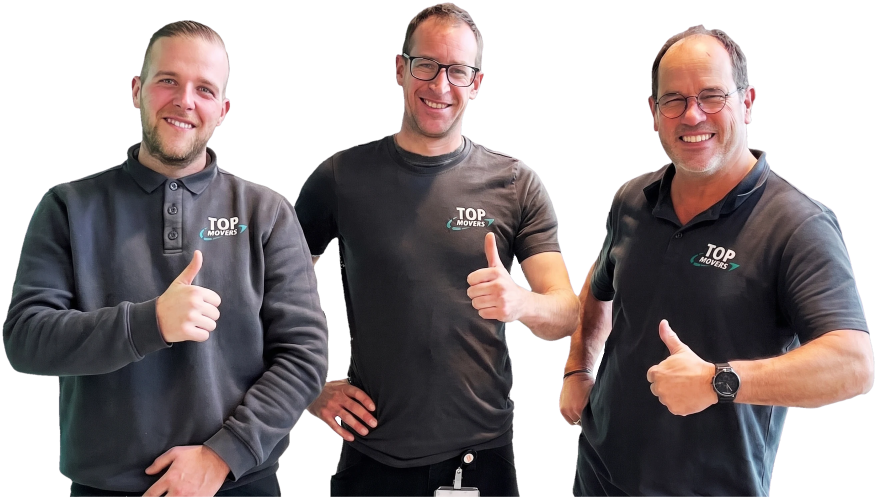
#> input picture site/_werk/hero/ai67/cut/trio67-01-2630.webp, 2630 x 1491 px, given in place of hero-bg-1920.webp, which was not available (shown at 1/3 size)
$ python verwerk_67.py
#> lines starting #> are read from the running program, lines starting #| are printed output that depends on the picture
"""Keyt de gegenereerde trio-platen (magenta) met cut_situatie.py, controleert randcontact en gaten, cropt naar heupen,
exporteert webp (native + 900), bouwt een contactvel (plaat, cutout op donker, cutout op hero, 200%-uitsnede van de armgaten)
en schrijft kandidaten voor de keuzepagina (ids 67-G1..). Gebruik: python3 verwerk_67.py"""
import glob, os, json, subprocess, numpy as np
from PIL import Image
hero=Image.open('../../../assets/img/hero-bg-1920.webp').convert('RGB')
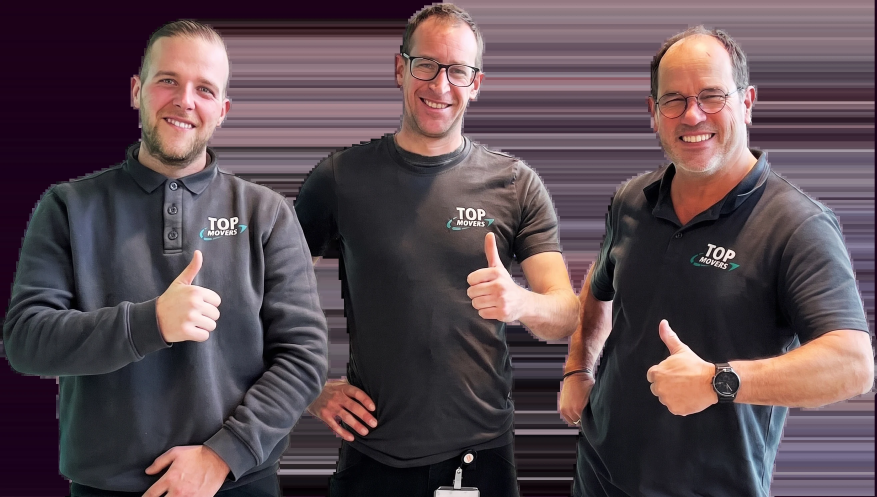
#> hero: PIL image 2630x1491 RGB (shown at 1/3 size); mean R, G, B 91, 74.9, 81.3
def comp(img,bg): B=Image.new('RGBA',img.size,bg); B.alpha_composite(img); return B.convert('RGB')
def comp_hero(img):
    bg=hero.resize((img.width, round(hero.height*img.width/hero.width))).crop((0,0,img.width,img.height)).convert('RGBA'); bg=Image.eval(bg,lambda v:int(v*0.55)); bg.alpha_composite(img); return bg.convert('RGB')
kand=[]; vel=[]
for f in sorted(glob.glob('out/trio67-*.jpg')):
    n=os.path.basename(f).split('.')[0]; k=n.split('-')[1]
    plaat=Image.open(f).convert('RGB'); a=np.asarray(plaat).astype(int)
    mag=((a[...,0]>200)&(a[...,1]<80)&(a[...,2]>200)); nonmag=~mag
    rand=[nonmag[:8].mean()*100, nonmag[:, :8].mean()*100, nonmag[:, -8:].mean()*100]
    r=subprocess.run(['python3','../../cut_situatie.py',f,f'cut/{n}.png','--margin','30'],capture_output=True,text=True); print(n, r.stdout.strip().splitlines()[-1][:160])
    im=Image.open(f'cut/{n}.png').convert('RGBA'); al=np.asarray(im)[...,3]; ys,xs=np.where(al>8)
    c=im.crop((max(0,xs.min()-6),max(0,ys.min()-6),min(im.width,xs.max()+7),im.height)); w=c.width
    c.save(f'cut/{n}-heup.png'); c.save(f'cut/{n}-{w}.webp','WEBP',quality=88,method=6); c.resize((900,round(c.height*900/w)),Image.LANCZOS).save(f'cut/{n}-900.webp','WEBP',quality=88,method=6)
    plaat.thumbnail((1600,1600)); plaat.save(f'cut/{n}-plaat.jpg',quality=85)
    # contactvel-rij: plaat | donker | hero | 200% middenstrook (armgaten)
    t=[plaat.copy(), comp(c,(18,30,26)), comp_hero(c)]
    for i in range(3): t[i].thumbnail((640,640))
    W,H=c.size; z=comp(c,(246,244,236)).crop((int(W*0.25),int(H*0.35),int(W*0.75),int(H*0.85))); z=z.resize((640,round(z.height*640/z.width)))
    row=Image.new('RGB',(4*648,max(x.height for x in t+[z])),(255,0,255)); x0=0
    for x in t+[z]: row.paste(x,(x0,0)); x0+=648
    vel.append(row)
    kand.append({'id':f'67-G{int(k)}','bron':'Nano Banana Pro 2K 16:9 op magenta, gezichten/kleding/houding van de drie mannen uit foto 67 als referentie, chroma-key','origineel':f'/_werk/hero/ai67/cut/{n}-plaat.jpg','cutout1600':f'/_werk/hero/ai67/cut/{n}-{w}.webp','cutout900':f'/_werk/hero/ai67/cut/{n}-900.webp','breedte':w,'hoogte':c.height,'personen':3,
                 'omschrijving':f'Gegenereerde versie van het trio ({n}): zelfde mannen, kleding en duim-omhoog, maar op een egale plaat zodat de uitsnede tussen armen en lijven schoon is.',
                 'opmerking':f'Randcontact boven/links/rechts {rand[0]:.1f}/{rand[1]:.1f}/{rand[2]:.1f}%. Gelijkenis en borstprint op 100% controleren; gegenereerd beeld met de echte gezichten van drie Top Movers-medewerkers (portretrecht: bevestiging klant nodig voor livegang).'})
S=Image.new('RGB',(4*648,sum(r.height for r in vel)+10*len(vel)),(255,0,255)); y=0
for r in vel: S.paste(r,(0,y)); y+=r.height+10
#> (the run stopped early here; a loop or call above may not have finished)

$ run again, on site/_werk/hero/ai67/cut/trio67-03-2713.webp
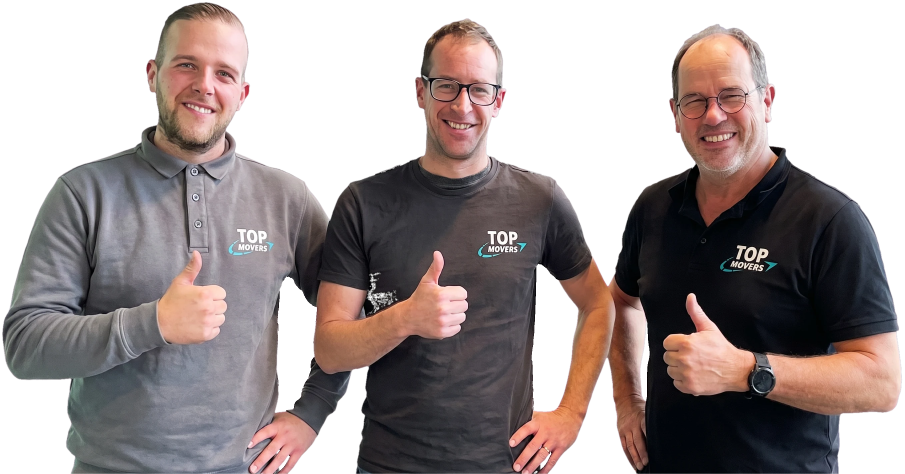
#> input picture site/_werk/hero/ai67/cut/trio67-03-2713.webp, 2713 x 1422 px, given in place of hero-bg-1920.webp, which was not available (shown at 1/3 size)
#> `hero=Image.open('../../../assets/img/hero-bg-1920.webp').convert('RGB')`:
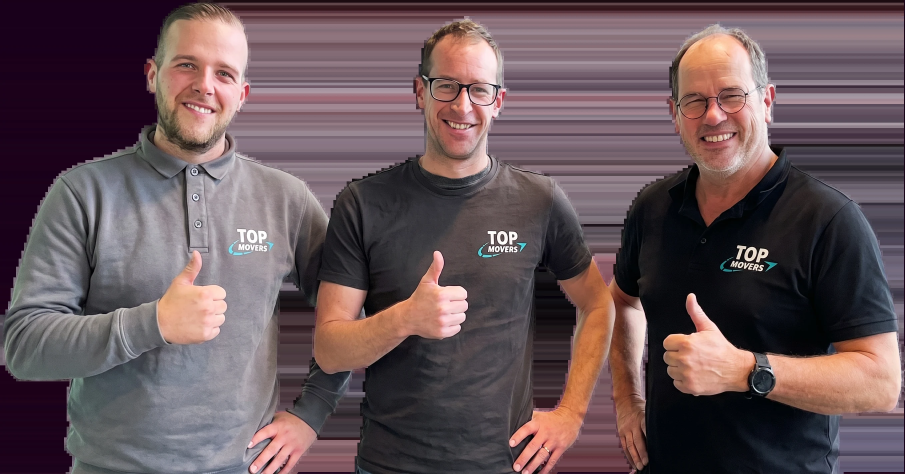
#> hero: PIL image 2713x1422 RGB (shown at 1/3 size); mean R, G, B 102.7, 84.5, 88.9
